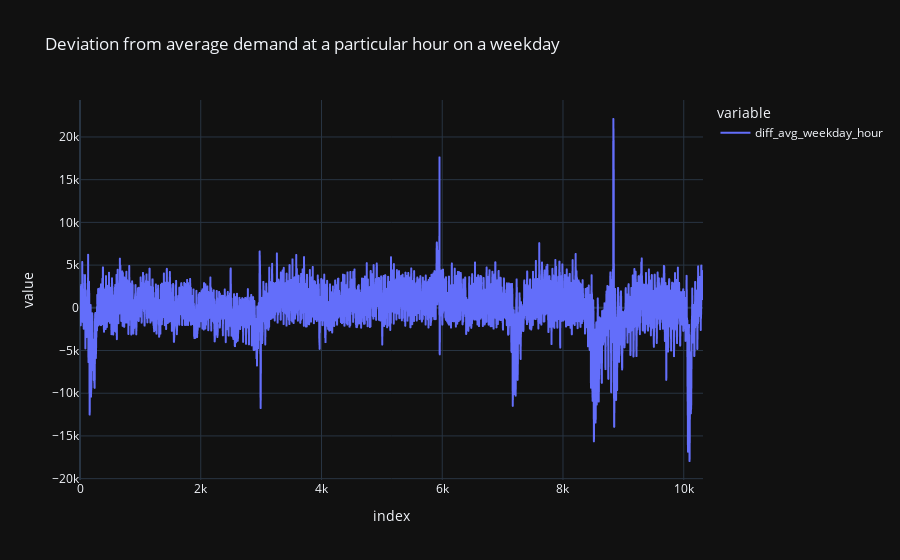

Notebook cell for this chart:
### Code cell
features["diff_avg_weekday_hour"].plot(title = "Deviation from average demand at a particular hour on a weekday")

### Figure 1 — Plotly figure (JSON) as saved in the notebook; plotly's stock layout.template omitted (floating-point values rounded to 4 significant figures; data arrays with more than 128 entries replaced by an {"elided": "..."} marker saying what was removed)
{"data": [{"hovertemplate": "variable=diff_avg_weekday_hour<br>index=%{x}<br>value=%{y}<extra></extra>", "legendgroup": "diff_avg_weekday_hour", "line": {"color": "#636efa", "dash": "solid"}, "marker": {"symbol": "circle"}, "mode": "lines", "name": "diff_avg_weekday_hour", "showlegend": true, "type": "scattergl", "x": {"elided": "10320 int values"}, "xaxis": "x", "y": {"elided": "10320 float values"}, "yaxis": "y"}], "layout": {"autosize": true, "legend": {"title": {"text": "variable"}, "tracegroupgap": 0}, "title": {"text": "Deviation from average demand at a particular hour on a weekday"}, "xaxis": {"anchor": "y", "autorange": true, "domain": [0, 1], "range": [0, 10319], "title": {"text": "index"}, "type": "linear"}, "yaxis": {"anchor": "x", "autorange": true, "domain": [0, 1], "range": [-20160.0, 24330.0], "title": {"text": "value"}, "type": "linear"}}}
